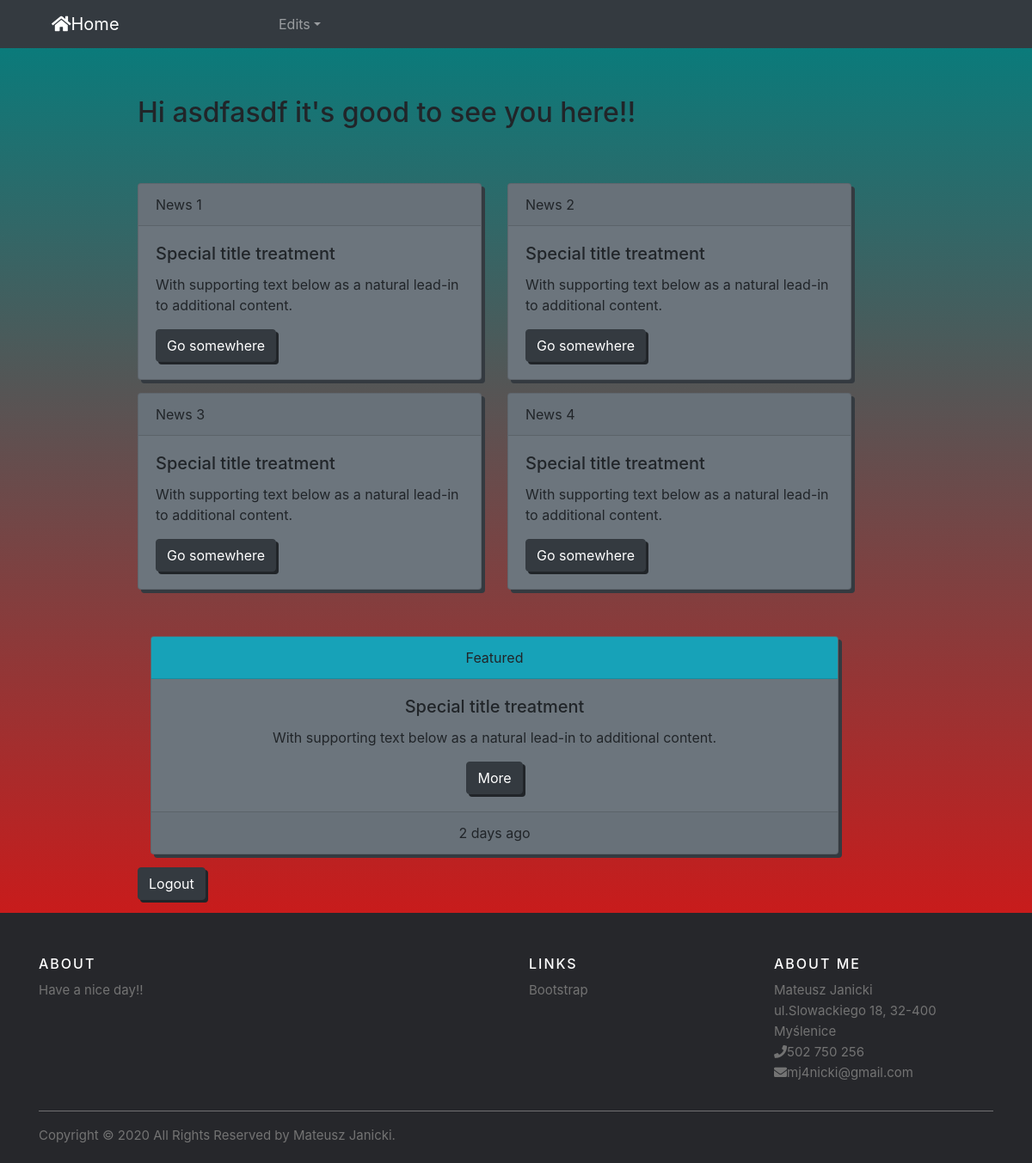
Screenshot of /mainPage.php (signed in) with the database file from the repository.
### tables this page shows
CREATE TABLE `mainpage` (
  `id` int(11) DEFAULT NULL,
  `news1` varchar(255) DEFAULT NULL,
  `news2` varchar(255) DEFAULT NULL,
  `news3` varchar(255) DEFAULT NULL,
  `news4` varchar(255) DEFAULT NULL,
  `special1` varchar(255) DEFAULT NULL,
  `special2` varchar(255) DEFAULT NULL,
  `special3` varchar(255) DEFAULT NULL,
  `special4` varchar(255) DEFAULT NULL,
  `special5` varchar(255) DEFAULT NULL,
  `content1` varchar(255) DEFAULT NULL,
  `content2` varchar(255) DEFAULT NULL,
  `content3` varchar(255) DEFAULT NULL,
  `content4` varchar(255) DEFAULT NULL,
  `content5` varchar(255) DEFAULT NULL,
  `button1` varchar(255) DEFAULT NULL,
  `button2` varchar(255) DEFAULT NULL,
  `button3` varchar(255) DEFAULT NULL,
  `button4` varchar(255) DEFAULT NULL,
  `button5` varchar(255) DEFAULT NULL,
  `featured` varchar(255) DEFAULT NULL,
  `featured1` varchar(255) DEFAULT NULL
);

### mainPage.php (the view, shortened to what this page needs)
<?php
include "databaseConfig.php";
?>
<!doctype html>
<html lang="en">
<head>
    <link rel="stylesheet" href="https://stackpath.bootstrapcdn.com/bootstrap/4.4.1/css/bootstrap.min.css">
    <link rel="stylesheet" href="style.css">
    <link rel="stylesheet" href="https://use.fontawesome.com/releases/v5.7.0/css/all.css">
</head>
<body>
<nav class="navbar navbar-expand-sm bg-dark navbar-dark">
    <div class="container">
        <div class="col-lg-2">
            <a class="navbar-brand" href="mainPage.php" style="margin: auto;"><i class="fas fa-home"></i>Home</a>
        </div>
        <div class="col-lg-8">
            <ul class="navbar-nav">
                <li class="nav-item dropdown" style="margin-left: 10%;">
                    <a class="nav-link dropdown-toggle" href="#" id="navbardrop" data-toggle="dropdown">Edits</a>
                </li>
            </ul>
        </div>
    </div>
</nav>
<div class="container">
    <div class="row" style="margin-left: 100px; margin-right: 150px; margin-top: 5%">
        <div class="col-lg-12">
            <?php echo"<h2>Hi " . $_SESSION['name'] . " it's good to see you here!!" . "</h2>"; ?>
        </div>
    </div>
</div>
<div class="container">
    <div class="row" style="margin-left: 100px; margin-right: 150px; margin-top: 5%">
        <div class="col-lg-12">
            <div class="row row-cols-1 row-cols-md-2 g-4">
                <div class="col">
                    <div class="card bg-secondary box-shadow">
                        <div class="card-header">
                            <?php
                                $sql = "SELECT * FROM mainpage where id = 1";
                                $r = mysqli_query($connection, $sql);
                                while ($row = mysqli_fetch_assoc($r)) {
                                    echo $row['news1']
                            ?>
                        </div>
                        <div class="card-body">
                            <h5 class="card-title"><?php echo $row['special1'] ?></h5>
                            <p class="card-text"><?php echo $row['content1'] ?></p>
                            <a href="#" class="btn btn-dark button-shadow"><?php echo $row['button1'] ?></a>
                        </div>
                    </div>
                </div>
                <div class="col">
                    <div class="card bg-secondary box-shadow">
                        <div class="card-header">
                            <?php echo $row['news2'] ?>
                        </div>
                        <div class="card-body">
                            <h5 class="card-title"><?php echo $row['special2'] ?></h5>
                            <p class="card-text"><?php echo $row['content2'] ?></p>
                            <a href="#" class="btn btn-dark button-shadow"><?php echo $row['button2'] ?></a>
                        </div>
                    </div>
                </div>
                <div class="col" style="margin-top: 15px">
                    <div class="card bg-secondary box-shadow">
                        <div class="card-header">
                            <?php echo $row['news3'] ?>
                        </div>
                        <div class="card-body">
                            <h5 class="card-title"><?php echo $row['special3'] ?></h5>
                            <p class="card-text"><?php echo $row['content3'] ?></p>
                            <a href="#" class="btn btn-dark button-shadow"><?php echo $row['button3'] ?></a>
                        </div>
                    </div>
                </div>
                <div class="col" style="margin-top: 15px">
                    <div class="card bg-secondary box-shadow">
                        <div class="card-header">
                            <?php echo $row['news4'] ?>
                        </div>
                        <div class="card-body">
                            <h5 class="card-title"><?php echo $row['special4'] ?></h5>
                            <p class="card-text"><?php echo $row['content4'] ?></p>
                            <a href="#" class="btn btn-dark button-shadow"><?php echo $row['button4'] ?></a>
                        </div>
                    </div>
                </div>
            </div>
        </div>
    </div>
    <div class="container">
        <div class="row" style="margin-left: 100px; margin-right: 150px; margin-top: 5%">
            <div class="col-lg-12">
                <div class="card text-center box-shadow bg-secondary">
                    <div class="card-header bg-info">
                        <?php echo $row['featured'] ?>
                    </div>
                    <div class="card-body">
                        <h5 class="card-title"><?php echo $row['special5'] ?></h5>
                        <p class="card-text"><?php echo $row['content5'] ?></p>
                        <a href="#" class="btn btn-dark button-shadow"><?php echo $row['button5'] ?></a>
                    </div>
                    <div class="card-footer">
                        <?php echo $row['featured1'] ?>
                    </div>
                </div>
            </div>
            <?php }?>
            <div class="col-lg-0">
                <a class="btn btn-dark button-shadow my-margin" href="logout.php" role="button">Logout</a>
            </div>
        </div>
    </div>
</div>
<footer class="site-footer">
    <div class="container">
        <div class="row">
            <div class="col-sm-12 col-md-6">
                <h6>About</h6>
                <p class="text-justify">Have a nice day!!</p>
            </div>
            <div class="col-xs-6 col-md-3">
                <h6>Links</h6>
                <ul class="footer-links">
                    <li><a href="https://getbootstrap.com/">Bootstrap</a></li>
                </ul>
            </div>
            <div class="col-xs-6 col-md-3">
                <h6>About me</h6>
                <ul class="footer-links">
                    <li><a href="https://www.facebook.com/mateusz.janicki.92798">Mateusz Janicki</a></li>
                    <li><a href="https://www.google.com/search?ei=EL3MX6mMIof1qwHV6IvIBA&q=S%C5%82owackiego+18%2C+My%C5%9Blenice&oq=myslenice+slowackiego+18&gs_lcp=CgZwc3ktYWIQARgAMgIIJlCoZVioZWC-cmgAcAB4AIAB5wGIAc8CkgEFMC4xLjGYAQCgAQGqAQdnd3Mtd2l6wAEB&sclient=psy-ab">ul.Slowackiego 18, 32-400 Myślenice</a></li>
                    <li><a href="#"><i class="fas fa-phone"></i>502 750 256</a></li>
                    <li><a href="#"><i class="fas fa-envelope"></i>mj4nicki@gmail.com</a></li>
                </ul>
            </div>
        </div>
        <hr>
    </div>
    <div class="container">
        <div class="row">
            <div class="col-md-8 col-sm-6 col-xs-12">
                <p class="copyright-text">Copyright &copy; 2020 All Rights Reserved by
                    <a href="https://www.facebook.com/mateusz.janicki.92798">Mateusz Janicki</a>.
                </p>
            </div>
        </div>
    </div>
</footer>
</body>
</body>
</html>

### style.css (style rules this page uses)
.site-footer { background-color:#26272b; padding:45px 0 20px; font-size:15px; line-height:24px; color:#737373; }
html { height: 100%; }
body { height: 100%; background-image: linear-gradient(teal, red); background-repeat: no-repeat; background-attachment:fixed ; }
.site-footer hr { border-top-color:#bbb; opacity:0.5 }
.site-footer h6 { color:#fff; font-size:16px; text-transform:uppercase; margin-top:5px; letter-spacing:2px }
.site-footer a { color:#737373; }
.footer-links { padding-left:0; list-style:none }
.footer-links li { display:block }
.footer-links a { color:#737373 }
.copyright-text { margin:0 }
.box-shadow { box-shadow: 4px 4px #343A40; }
.button-shadow { box-shadow: 3px 3px #212529; }
.my-margin { margin-bottom: 15px; margin-top: 15px; }

### rows the page displays
mainpage: news1 "News 1", special1 "Special title treatment", content1 "With supporting text below as a natural lead-in to additional content.", button1 "Go somewhere", news2 "News 2", special2 "Special title treatment", content2 "With supporting text below as a natural lead-in to additional content.", button2 "Go somewhere", news3 "News 3", special3 "Special title treatment", content3 "With supporting text below as a natural lead-in to additional content.", button3 "Go somewhere", news4 "News 4", special4 "Special title treatment", content4 "With supporting text below as a natural lead-in to additional content.", button4 "Go somewhere", featured "Featured", special5 "Special title treatment", content5 "With supporting text below as a natural lead-in to additional content.", button5 "More", featured1 "2 days ago"

### other values shown
$_SESSION['name'] "asdfasdf"
